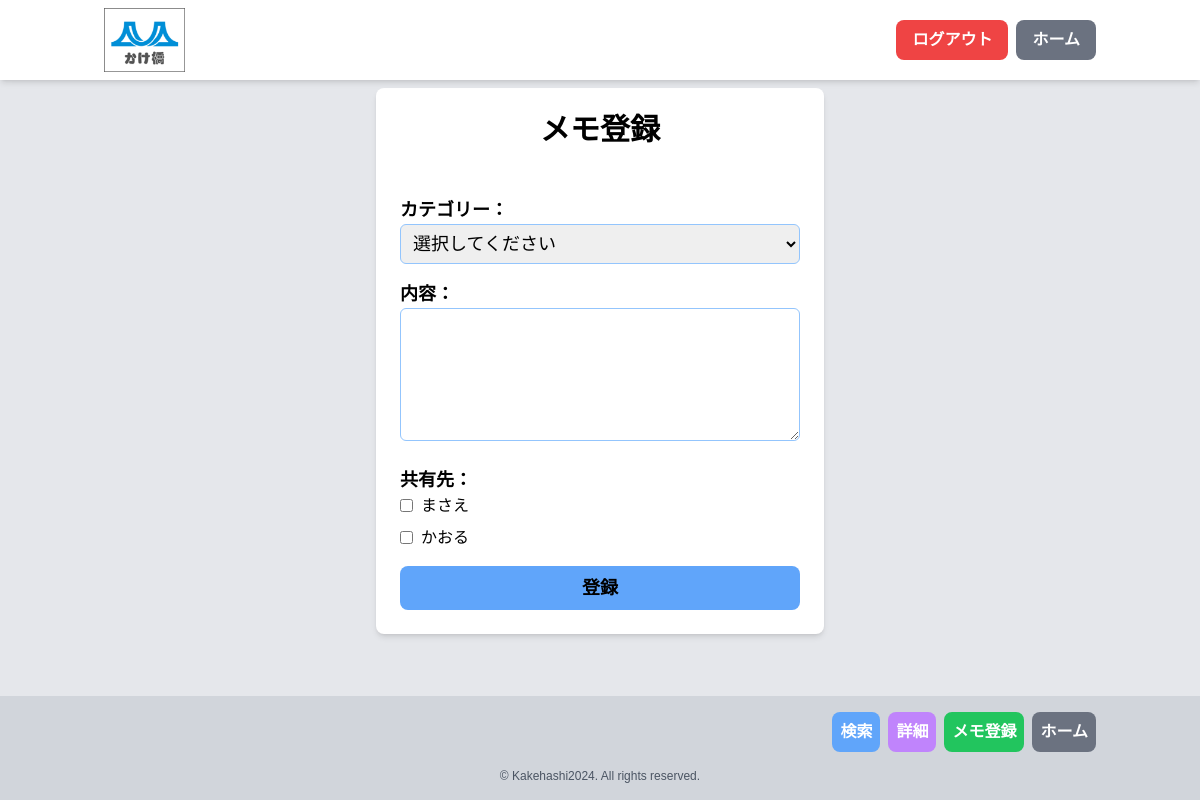
Page /memo_input.php (signed in) on the earlier database version.
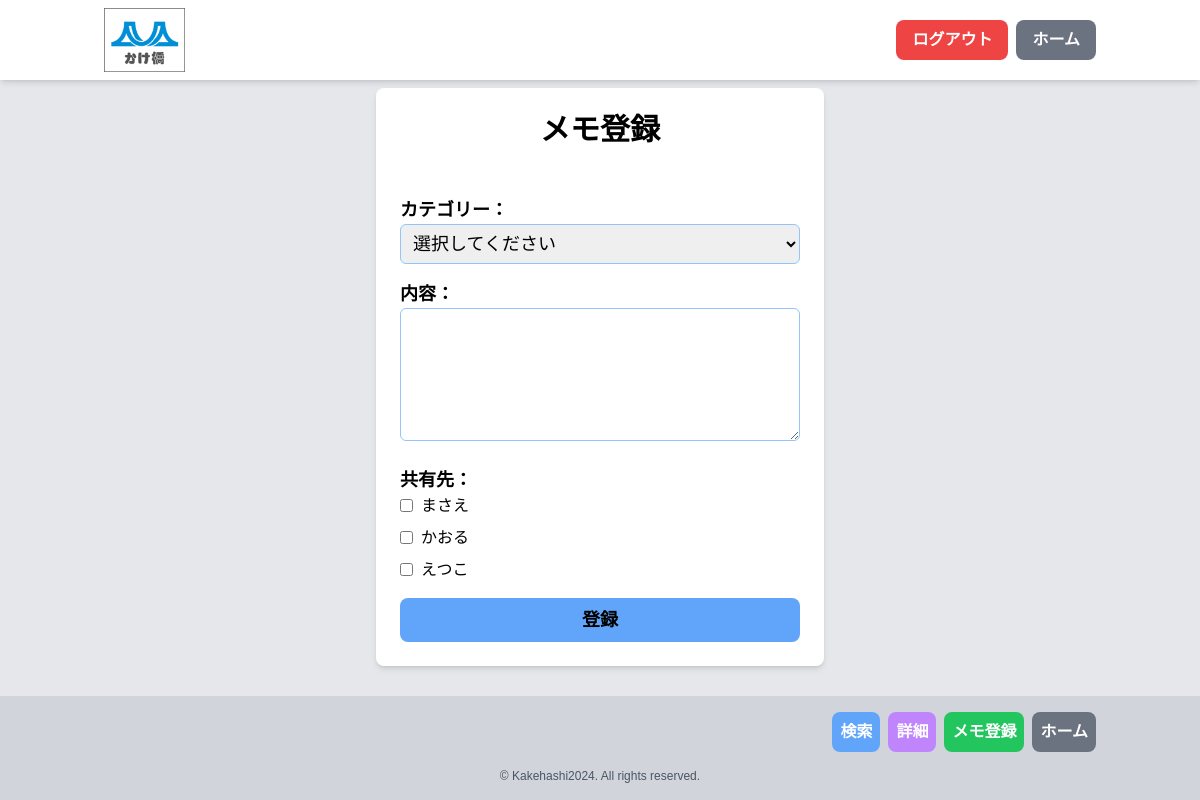
Same page on the later database version.
### tables this page shows
CREATE TABLE `users` (
  `id` int(11) NOT NULL,
  `username` varchar(255) NOT NULL,
  `email` varchar(255) DEFAULT NULL,
  `password` varchar(255) NOT NULL,
  `role` enum('admin','modify','view') NOT NULL,
  `created_at` timestamp NOT NULL DEFAULT current_timestamp(),
  `updated_at` timestamp NOT NULL DEFAULT current_timestamp() ON UPDATE current_timestamp()
);

### funcs.php (called while the page is built, shortened)
<?php
function h($str) {
    return htmlspecialchars($str, ENT_QUOTES, 'UTF-8');
}

### memo_input.php (the view, shortened to what this page needs)
<?php
require_once 'funcs.php';
$pdo = db_conn();
$stmt = $pdo->prepare("SELECT u.id, u.username FROM users u
                      JOIN group_members gm ON u.id = gm.user_id
                      WHERE gm.group_id = ? AND u.id != ?");
$stmt->execute([$_SESSION['group_id'], $_SESSION['user_id']]);
$group_members = $stmt->fetchAll(PDO::FETCH_ASSOC);
?>
<!DOCTYPE html>
<html lang="ja">
<head>
    <script src="https://cdn.tailwindcss.com"></script>
    <link rel="stylesheet" href="styles/main.css">
</head>
<body class="bg-gray-200">
    <?php include 'header0.php'; ?>
    <main>
        <div class="content-wrapper">
            <div class="container mx-auto p-6">
                <div class="bg-white rounded-lg shadow-md max-w-md mx-auto">
                    <h1 class="text-3xl font-bold mb-6 text-center pt-6">メモ登録</h1>
                    <form method="POST" class="space-y-4 p-6">
                        <div>
                            <label for="category" class="block text-lg font-semibold">カテゴリー：</label>
                            <select id="category" name="category" required class="w-full p-2 border rounded-md border-blue-300 focus:border-blue-500 focus:ring focus:ring-blue-200 focus:ring-opacity-50">
                                <option value="" disabled selected>選択してください</option>
                            </select>
                        </div>
                        <div>
                            <label for="content" class="block text-lg font-semibold">内容：</label>
                            <textarea id="content" name="content" required class="w-full p-2 border rounded-md border-blue-300 focus:border-blue-500 focus:ring focus:ring-blue-200 focus:ring-opacity-50 whitespace-pre-line" rows="4"></textarea>
                        </div>
                        <div>
                            <p class="text-lg font-semibold">共有先：</p>
                            <div class="space-y-2 text-sm sm:text-base">
                                <?php foreach ($group_members as $member) : ?>
                                    <label class="flex items-center">
                                        <input type="checkbox" name="shared_with[]" value="<?= h($member['id']) ?>" class="mr-2 rounded border-blue-300 text-blue-500 focus:ring-blue-200">
                                        <span><?= h($member['username']) ?></span>
                                    </label>
                                <?php endforeach; ?>
                            </div>
                        </div>
                        <button type="submit" class="w-full bg-blue-400 hover:bg-blue-500 text-black font-bold px-4 py-2 rounded-lg text-lg text-center transition duration-300">登録</button>
                    </form>
                </div>
            </div>
        </div>
    </main>
    <?php include 'footer_memo.php'; ?>
</body>
</html>

Differences in the rows shown:
added users: username "えつこ"
